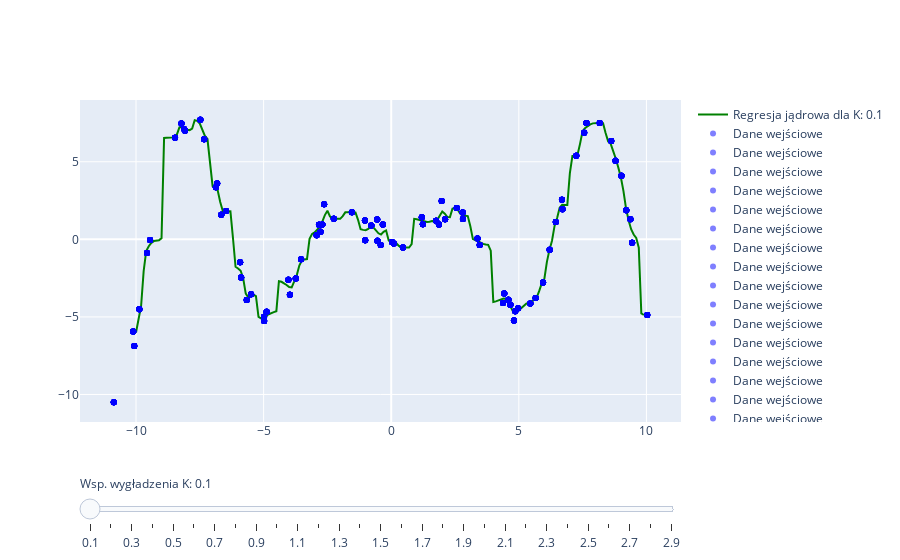

The cell this chart's notebook holds for it:
### Code cell
import plotly.graph_objects as go
import numpy as np

# Create figure
fig = go.Figure()

# Add traces
for step in np.arange(0.1, 3, 0.1):
    gkr = GKR(x_synth, y_synth, step )

    x_p=[]
    y_p = []
    for x in x_real:
        x_p.append(x)
        y_p.append(gkr.predict(x))

    trace1 = go.Scatter(
            visible=False,
            line=dict(color="green", width=2),
            name="Regresja jądrowa dla K: " + str(round(step, 1)),
            x=x_p,
            y=y_p)

    fig.add_trace(trace1)

for step in np.arange(0.1, 3, 0.1):
    trace2 = go.Scatter(
            name="Dane wejściowe",
            mode='markers',
            marker=dict(color='rgba(0, 0, 255, 0.5)'),
            x=x_synth,
            y=y_synth)

    fig.add_trace(trace2)

# Make 0th trace visible
fig.data[0].visible = True

# Create and add slider
steps = []
for i in range(len(np.arange(0.1, 3, 0.1))):
    step = dict(
        method="update",
        args=[{"visible": [False] * len(fig.data)},
              {"title": "Wykres dla regresji jądrowej (Gauss) z współczynnikiem wygładzenia równym: " + str((i+1)/10)}],
    )
    step["args"][0]["visible"][i] = True
    step["args"][0]["visible"][i+len(np.arange(0.1, 3, 0.1))] = True
    steps.append(step)

sliders = [dict(
    active=0,
    pad={"t": 50},
    steps=steps
)]

fig.update_layout(sliders=sliders)

# Edit slider labels
fig['layout']['sliders'][0]['currentvalue']['prefix']='Wsp. wygładzenia K: '
for i, j in enumerate(np.arange(0.1, 3, 0.1), start = 0):
    fig['layout']['sliders'][0]['steps'][i]['label']=round(j, 1)

fig.show()
